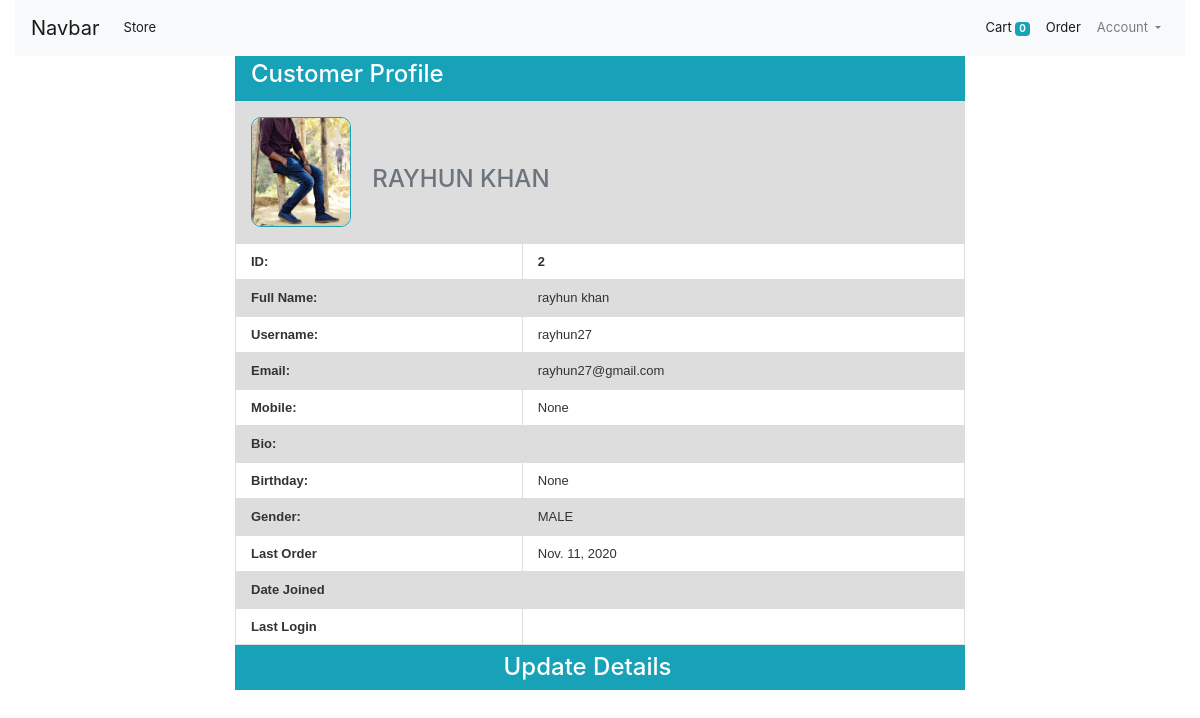
The app's page /profile/ (signed in) with its own data.
### store/models/model_customer.py (models this page shows, shortened)
class Customer(models.Model):
    GENDER_CHOICE = [
        ('MALE', 'Male'),
        ('FEMALE', 'Female'),
        ('OTHERS', 'Others'),
    ]
    user = models.OneToOneField(User, null=True,blank=True, on_delete=models.CASCADE)
    first_name = models.CharField(max_length=50)
    last_name = models.CharField(max_length=50)
    mobile = models.CharField(max_length=50, null=True, blank=True)
    profile_pic = models.ImageField(null=True, blank=True,default="demo.jpg")
    username = models.CharField(max_length=50)
    email = models.EmailField(max_length=50)
    password = models.CharField(max_length=500)
    bio = models.TextField(null=True, blank=True)
    birth_day = models.CharField(null=True, blank=True,max_length=200)
    gender = models.CharField(
        max_length=6,
        choices = GENDER_CHOICE,
        default='MALE',
        null=True,
        blank=True,
    )
    @staticmethod
    def get_customer_by_username(username):
        try:
            return Customer.objects.get(username=username)
        except:
            return False

### store/models/model_order.py (models this page shows, shortened)
class Order(models.Model):
    product = models.ForeignKey(Product, on_delete=models.CASCADE)
    customer = models.ForeignKey(Customer, on_delete=models.CASCADE)
    quantity = models.IntegerField(default=1)
    price = models.DecimalField(max_digits=12, decimal_places=2)
    address = models.CharField(max_length=100, default='')
    mobile = models.CharField(max_length=25, default='')
    date = models.DateField(default=datetime.datetime.today)
    status = models.BooleanField(default=False)
    @staticmethod
    def get_order_by_customer_id(customer_id):
        customer = Order.objects.filter(customer=customer_id).order_by('-date')
        return customer

### store/views/profile.py (the view)
# urls.py: path('profile/',Profile.as_view(), name='profile'),
class Profile(View):
    def get(self, request, *args, **kwargs):
        customer_id = request.session.get('customer_id')
        username = request.session.get('username')
        customer = Customer.get_customer_by_username(username)
        order = Order.get_order_by_customer_id(customer_id)
        order = order.last()
        if customer:
           first_name = request.session['first_name'] = customer.first_name
           last_name = request.session['last_name'] = customer.last_name
           email = request.session['email'] = customer.email
           mobile = request.session['mobile'] = customer.mobile
           gender = request.session['gender'] = customer.gender
           bio = request.session['bio'] = customer.bio
           birth_day = request.session['birth_day'] = customer.birth_day
        context = {
            'customer_id':customer_id,
            'customer': customer,
            'first_name': first_name,
            'last_name':last_name,
            'username': username,
            'email': email,
            'mobile':mobile,
            'gender': gender,
            'bio': bio,
            'birth_day': birth_day,
            'order':order
        }
        return render(request, 'profile.html',context)

### store/templates/profile.html (shortened to what this page needs)
{% extends 'base.html' %}
{% load static %}
{% block content %}
<div class="container">
<div class="row">
  <div class="col-lg-8 m-auto">
    <div class="bg-info text-white py-1 pl-3">
      <h4>Customer Profile</h4>
    </div>
    <div class="p-3" style="background: #dddddd;">
      <div class="row">
        <div class="col-lg-2">
          <img width="100" height="110" style="border-radius: 10px; border:1px solid #17A2B8;" src="{{ customer.profile_pic.url }}" alt="">
        </div>
        <div class="col-lg-10 pt-5 text-secondary">
          <h4 style="text-transform: uppercase;">{{ first_name }} {{ last_name }}</h4>
        </div>
      </div>
    </div>
  </div>
</div>
<div class="row">
  <div class="col-lg-8 m-auto">
  <table class="profile">
    <tr>
      <th>ID:</th>
      <th>{{ customer_id }}</th>
    </tr>
    <tr>
      <th>Full Name:</th>
      <td>{{ first_name }} {{ last_name }}</td>
    </tr>
    <tr>
      <th>Username:</th>
      <td>{{ username }}</td>
    </tr>
    <tr>
      <th>Email:</th>
      <td>{{ email }}</td>
    </tr>
    <tr>
      <th>Mobile:</th>
      <td>{{ mobile }}</td>
    </tr>
      <tr>
        <th>Bio:</th>
        <th>{{ bio }}</th>
      </tr>
      <tr>
        <th>Birthday:</th>
        <td>{{ birth_day }}</td>
      </tr>
      <tr>
        <th>Gender:</th>
        <td>{{ gender }}</td>
      </tr>
      <tr>
        <th>Last Order</th>
        <td>{{ order.date }}</td>
      </tr>
      <tr>
        <th>Date Joined</th>
        <td>{{ user.date_joined }}</td>
      </tr>
      <tr>
        <th>Last Login</th>
        <td>{{ user.last_login }}</td>
      </tr>
    </table>
    <a href="{% url 'profile_update' %}" class="btn-info btn-block text-center text-white py-2 mb-4 h4 text-justify">
      Update Details
    </a>
  </div>
</div>
</div>
{% endblock %}

### static/css/style.css (style rules this page uses)
* { margin: 0; padding: 0; outline: 0; }
.btn-info { padding-right: 25px; }
body { color: #333; font-size: 13px; margin: 0; }
.profile tr td,th { padding-left: 15px!important; }

### store/templates/profile.html (style rules this page uses)
table { font-family: arial, sans-serif; border-collapse: collapse; width: 100%; }
td, th { border: 1px solid #dddddd; text-align: left; padding: 8px; }
tr:nth-child(even) { background-color: #dddddd; }

### records on screen
Customer: profile_pic (picture), first_name "RAYHUN", last_name "KHAN", first_name "rayhun", last_name "khan", username "rayhun27", email "rayhun27@gmail.com", gender "MALE"
Order: date "Nov. 11, 2020"

### other values on screen
{{ request.session.cart.keys|length }} "0"
{{ customer_id }} "2"
{{ mobile }} "None"
{{ birth_day }} "None"
